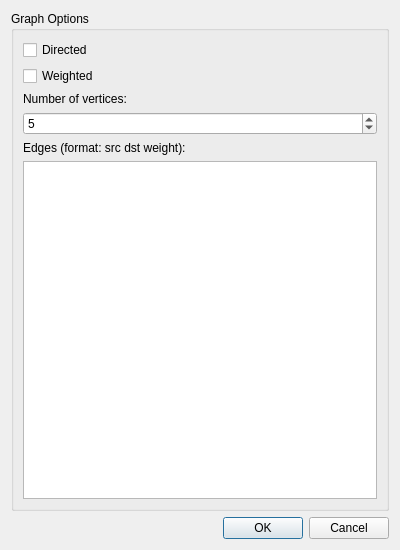
<?xml version="1.0" encoding="UTF-8"?>
<ui version="4.0">
    <class>GraphSetupDialog</class>
    <widget class="QDialog" name="GraphSetupDialog">
        <property name="geometry">
            <rect>
                <x>0</x>
                <y>0</y>
                <width>400</width>
                <height>550</height>
            </rect>
        </property>
        <property name="windowTitle">
            <string>Graph Setup</string>
        </property>
        <layout class="QVBoxLayout" name="verticalLayout">
            <item>
                <widget class="QGroupBox" name="graphOptionsBox">
                    <property name="title">
                        <string>Graph Options</string>
                    </property>
                    <layout class="QVBoxLayout" name="verticalLayout_2">
                        <item>
                            <widget class="QCheckBox" name="directedCheckBox">
                                <property name="text">
                                    <string>Directed</string>
                                </property>
                            </widget>
                        </item>
                        <item>
                            <widget class="QCheckBox" name="weightedCheckBox">
                                <property name="text">
                                    <string>Weighted</string>
                                </property>
                            </widget>
                        </item>
                        <item>
                            <widget class="QLabel" name="vertexCountLabel">
                                <property name="text">
                                    <string>Number of vertices:</string>
                                </property>
                            </widget>
                        </item>
                        <item>
                            <widget class="QSpinBox" name="vertexCountSpinBox">
                                <property name="minimum">
                                    <number>1</number>
                                </property>
                                <property name="maximum">
                                    <number>1000</number>
                                </property>
                                <property name="value">
                                    <number>5</number>
                                </property>
                            </widget>
                        </item>
                        <item>
                            <widget class="QLabel" name="edgesLabel">
                                <property name="text">
                                    <string>Edges (format: src dst weight):</string>
                                </property>
                            </widget>
                        </item>
                        <item>
                            <widget class="QPlainTextEdit" name="edgesTextEdit"/>
                        </item>
                    </layout>
                </widget>
            </item>
            <item>
                <widget class="QDialogButtonBox" name="buttonBox">
                    <property name="orientation">
                        <enum>Qt::Horizontal</enum>
                    </property>
                    <property name="standardButtons">
                        <set>QDialogButtonBox::Ok|QDialogButtonBox::Cancel</set>
                    </property>
                </widget>
            </item>
        </layout>
    </widget>
    <resources/>
    <connections/>
</ui>
